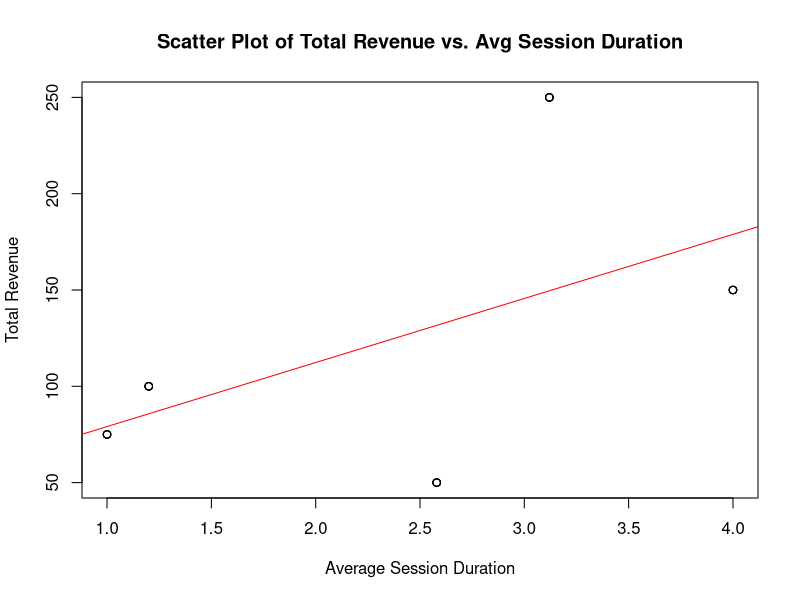
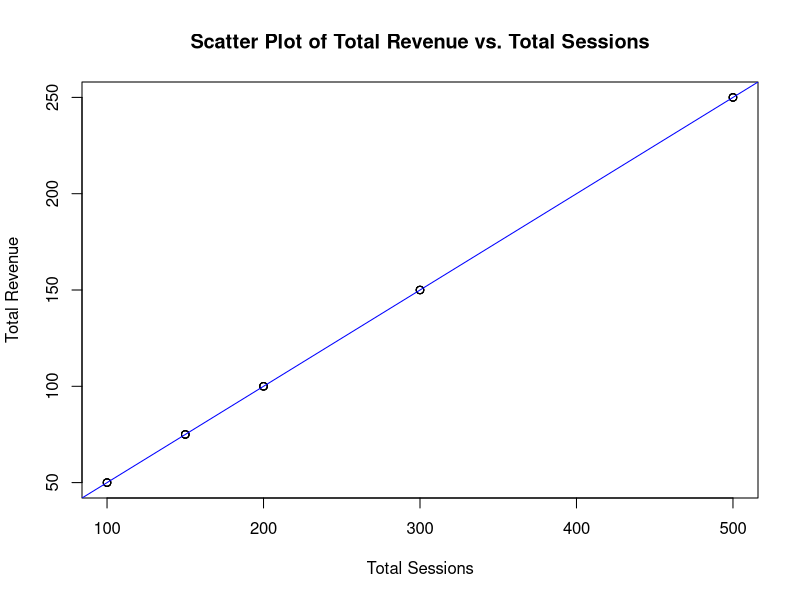
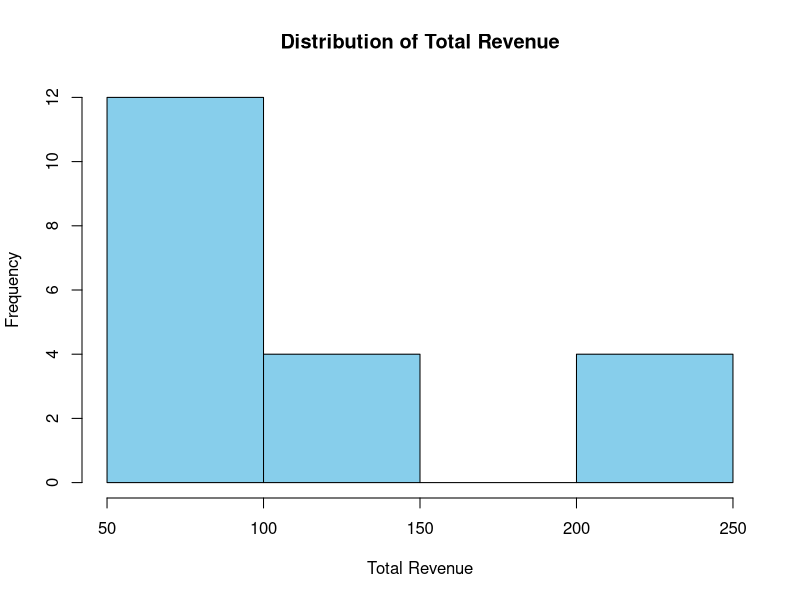
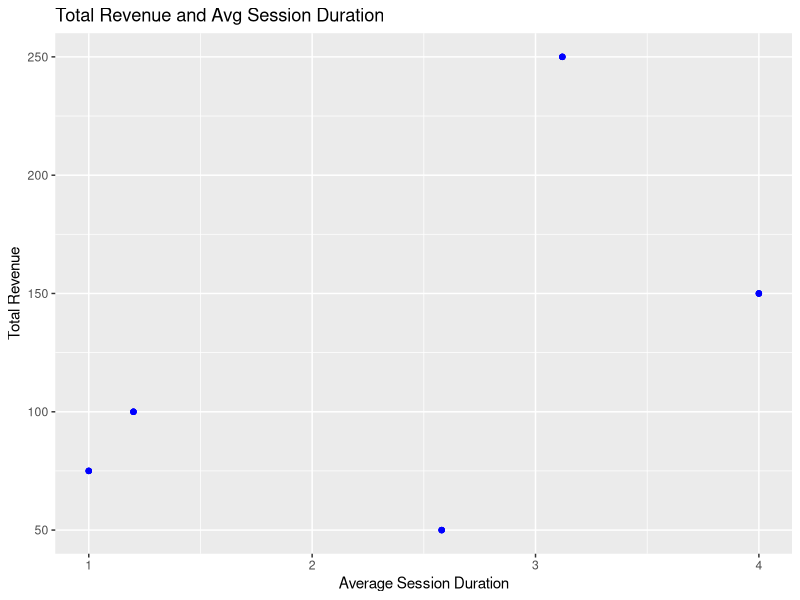
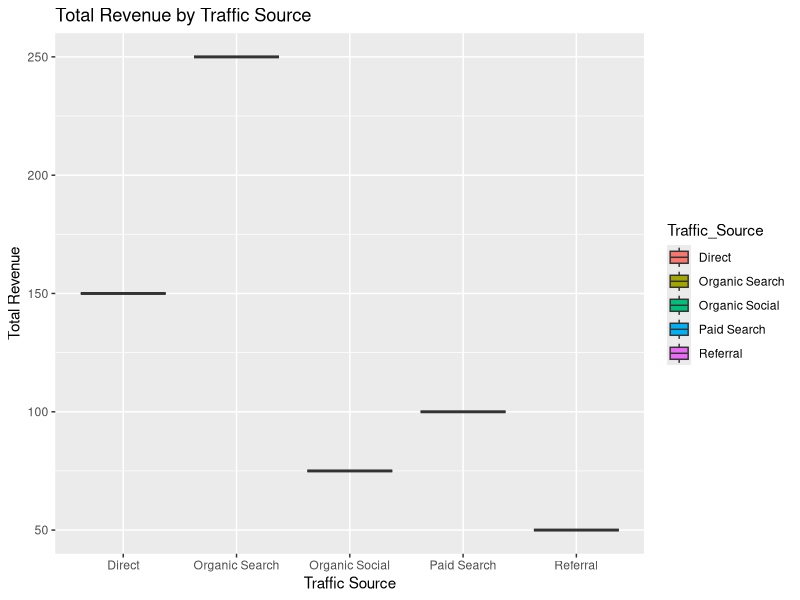
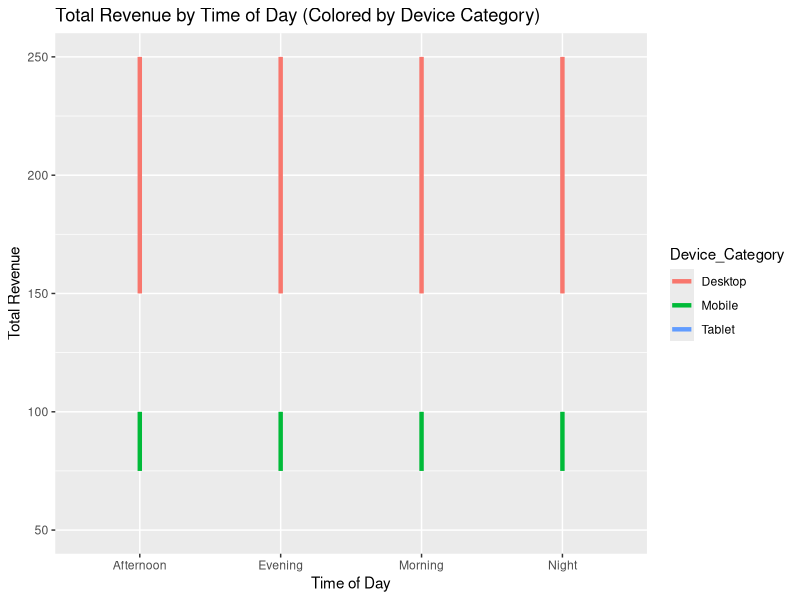

Write R code to recreate these figures, in order.
## ---- chunk 1
knitr::opts_chunk$set(echo = TRUE)
## ---- chunk 2
library(readxl)
News_Website_Dataset <- read_excel("News Website Dataset.xlsx")
#View(News_Website_Dataset)

correlation_coefficient <- cor(News_Website_Dataset$Total_revenue, News_Website_Dataset$Avg_Session_Duration)

plot(News_Website_Dataset$Avg_Session_Duration, News_Website_Dataset$Total_revenue,
     xlab = "Average Session Duration", ylab = "Total Revenue",
     main = "Scatter Plot of Total Revenue vs. Avg Session Duration")

abline(lm(News_Website_Dataset$Total_revenue ~ News_Website_Dataset$Avg_Session_Duration), col = "red")

print(paste("Correlation Coefficient between Total Revenue and Avg Session Duration:", correlation_coefficient))

## ---- chunk 3
# correlation  and coefficient B/W Total_revenue and Total Sessions
correlation_coefficient2 <- cor(News_Website_Dataset$Total_revenue, News_Website_Dataset$Total_Sessions)
print(correlation_coefficient2)

plot(News_Website_Dataset$Total_Sessions, News_Website_Dataset$Total_revenue,
     xlab = "Total Sessions", ylab = "Total Revenue",
     main = "Scatter Plot of Total Revenue vs. Total Sessions")

abline(lm(News_Website_Dataset$Total_revenue ~ News_Website_Dataset$Total_Sessions), col = "blue")
## ---- chunk 4
library(ggplot2)
hist(News_Website_Dataset$Total_revenue, 
     main = "Distribution of Total Revenue",
     xlab = "Total Revenue",
     ylab = "Frequency",
     col = "skyblue",
     border = "black")
## ---- chunk 5
library(ggplot2)
ggplot(News_Website_Dataset, aes(x = Avg_Session_Duration, y = Total_revenue)) +
  geom_point(color = "blue") +
  labs(title = "Total Revenue and Avg Session Duration",
       x = "Average Session Duration",
       y = "Total Revenue")


## ---- chunk 6
library(ggplot2)
ggplot(News_Website_Dataset, aes(x = Traffic_Source, y = Total_revenue, fill = Traffic_Source)) +
  geom_boxplot() +
  labs(title = "Total Revenue by Traffic Source",
       x = "Traffic Source",
       y = "Total Revenue")
## ---- chunk 7
library(ggplot2)
ggplot(News_Website_Dataset, aes(x = Time_of_Day, y = Total_revenue, color = Device_Category)) +  geom_line(size = 1.5) +
  labs(title = "Total Revenue by Time of Day (Colored by Device Category)",
       x = "Time of Day",
       y = "Total Revenue")
